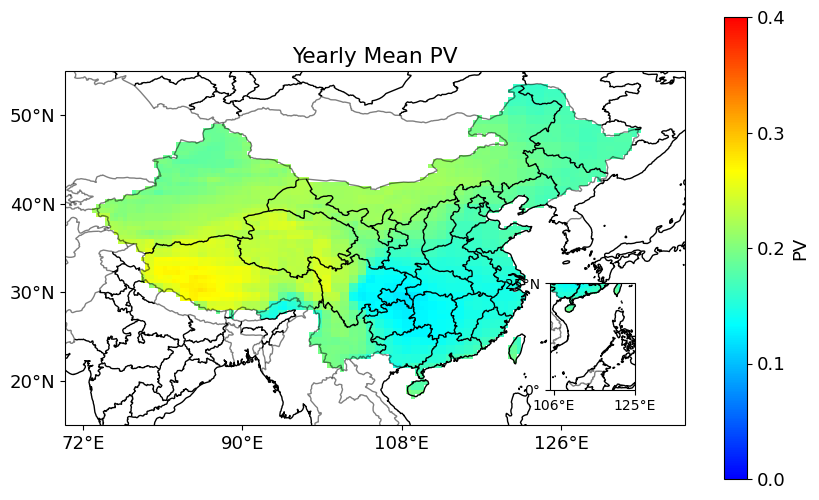

This figure's Python source:
import xarray as xr
import numpy as np
import matplotlib.pyplot as plt
from matplotlib.colors import LinearSegmentedColormap
import cartopy.crs as ccrs
import cartopy.feature as cfeature
from cartopy.mpl.gridliner import LONGITUDE_FORMATTER, LATITUDE_FORMATTER
from cartopy.io.shapereader import Reader
from cartopy.feature import ShapelyFeature
from shapely.geometry import box

# 设置字体大小
plt.rcParams["font.size"] = 13

# 读取数据
data = xr.open_dataset(r"C:\Users\Chen Yong\Desktop\InnovationProgram\PV_2007_2016.nc")

# 提取PV数据
pv = data['PV']

# 选择特定月份的数据
spring = [3, 4, 5]
summer = [6, 7, 8]
fall = [9, 10, 11]
winter = [12, 1, 2]
year = [1, 2, 3, 4, 5, 6, 7, 8, 9, 10, 11, 12]

# 获取实际的经度和纬度数组
lon = data['lon'].values
lat = data['lat'].values

# 选择指定年份、月份和地区的PV数据
spring_pv = pv.sel(year=slice(2007, 2022), month=spring)
summer_pv = pv.sel(year=slice(2007, 2022), month=summer)
fall_pv = pv.sel(year=slice(2007, 2022), month=fall)
winter_pv = pv.sel(year=slice(2007, 2022), month=winter)
year_pv = pv.sel(year=slice(2007, 2022), month=year)

# 将填充值设置为NaN
spring_pv = xr.where(spring_pv != -9999.0, spring_pv, np.nan)
summer_pv = xr.where(summer_pv != -9999.0, summer_pv, np.nan)
fall_pv = xr.where(fall_pv != -9999.0, fall_pv, np.nan)
winter_pv = xr.where(winter_pv != -9999.0, winter_pv, np.nan)
year_pv = xr.where(year_pv != -9999.0, year_pv, np.nan)

# 计算各季节和年平均的PV值
spring_mean = spring_pv.mean(dim=('year', 'month'))
summer_mean = summer_pv.mean(dim=('year', 'month'))
fall_mean = fall_pv.mean(dim=('year', 'month'))
winter_mean = winter_pv.mean(dim=('year', 'month'))
year_mean = year_pv.mean(dim=('year', 'month'))
# 创建自定义colormap
colors = ["blue", "cyan",  "yellow", "red"]  # 蓝色过渡到青色过渡到绿色过渡到黄色过渡到红色
cmap = LinearSegmentedColormap.from_list("custom_cmap", colors, N=256)

# 定义绘图函数
def plot_seasonal_mean(mean_data, title, ax, vmin, vmax):
    mean_data.plot(ax=ax, transform=ccrs.PlateCarree(), cmap=cmap, add_colorbar=True, cbar_kwargs={'ticks': [0, 0.1, 0.2, 0.3, 0.4]}, vmin=vmin, vmax=vmax)
    ax.set_title(title)
    ax.add_feature(cfeature.COASTLINE)
    ax.add_feature(cfeature.BORDERS, linestyle='-', alpha=.5)
    ax.add_feature(cfeature.NaturalEarthFeature('cultural', 'admin_1_states_provinces_lines', '50m', edgecolor='black', facecolor='none'))
    ax.set_extent([70, 140, 15, 55], crs=ccrs.PlateCarree())  # 设置中国区域范围

    # 添加南海小图
    ax_inset = ax.inset_axes([0.7, 0.1, 0.3, 0.3], projection=ccrs.PlateCarree())
    mean_data.plot(ax=ax_inset, transform=ccrs.PlateCarree(), cmap=cmap, add_colorbar=False, vmin=vmin, vmax=vmax)
    ax_inset.set_extent([105, 125, 0, 25], crs=ccrs.PlateCarree())
    ax_inset.add_feature(cfeature.COASTLINE)
    ax_inset.add_feature(cfeature.BORDERS, linestyle='-', alpha=.5)
    ax_inset.add_feature(cfeature.NaturalEarthFeature('cultural', 'admin_1_states_provinces_lines', '50m', edgecolor='black', facecolor='none'))

    # 设置南海小图的经纬度刻度
    ax_inset.set_xticks([106, 125], crs=ccrs.PlateCarree())
    ax_inset.set_yticks([0, 25], crs=ccrs.PlateCarree())
    ax_inset.tick_params(labelsize=10, top=False, right=False, labelleft=True, labelbottom=True)  # 隐藏右上侧标签
    ax_inset.xaxis.set_major_formatter(LONGITUDE_FORMATTER)
    ax_inset.yaxis.set_major_formatter(LATITUDE_FORMATTER)
    ax_inset.tick_params(top=False, right=False)
        # 删除轴标签 "lon" 和 "lat"
    ax_inset.xaxis.label.set_visible(False)
    ax_inset.yaxis.label.set_visible(False)

    # 设置主图的经纬度刻度，只在左侧显示纬度，只在底部显示经度
    ax.set_xticks([72, 90, 108, 126], crs=ccrs.PlateCarree())
    ax.set_yticks([20, 30, 40, 50], crs=ccrs.PlateCarree())
    ax.tick_params(labelsize=13, top=False, right=False, labelleft=True, labelbottom=True)  # 隐藏右上侧标签
    ax.xaxis.set_major_formatter(LONGITUDE_FORMATTER)
    ax.yaxis.set_major_formatter(LATITUDE_FORMATTER)

        # 删除轴标签 "lon" 和 "lat"
    ax.xaxis.label.set_visible(False)
    ax.yaxis.label.set_visible(False)

# 创建图形和子图
fig, axes = plt.subplots(2, 2, figsize=(20, 12), subplot_kw={'projection': ccrs.PlateCarree()})

# 设置颜色条范围
vmin = 0
vmax = 0.4

# 绘制各季节平均图
plot_seasonal_mean(spring_mean, 'Spring Mean PV', axes[0, 0], vmin, vmax)
plot_seasonal_mean(summer_mean, 'Summer Mean PV', axes[0, 1], vmin, vmax)
plot_seasonal_mean(fall_mean, 'Fall Mean PV', axes[1, 0], vmin, vmax)
plot_seasonal_mean(winter_mean, 'Winter Mean PV', axes[1, 1], vmin, vmax)

# 调整布局
plt.tight_layout()

# 单独绘制年平均图
fig_year, ax_year = plt.subplots(figsize=(10, 6), subplot_kw={'projection': ccrs.PlateCarree()})
plot_seasonal_mean(year_mean, 'Yearly Mean PV', ax_year, vmin, vmax)

# 显示图形
plt.show()
